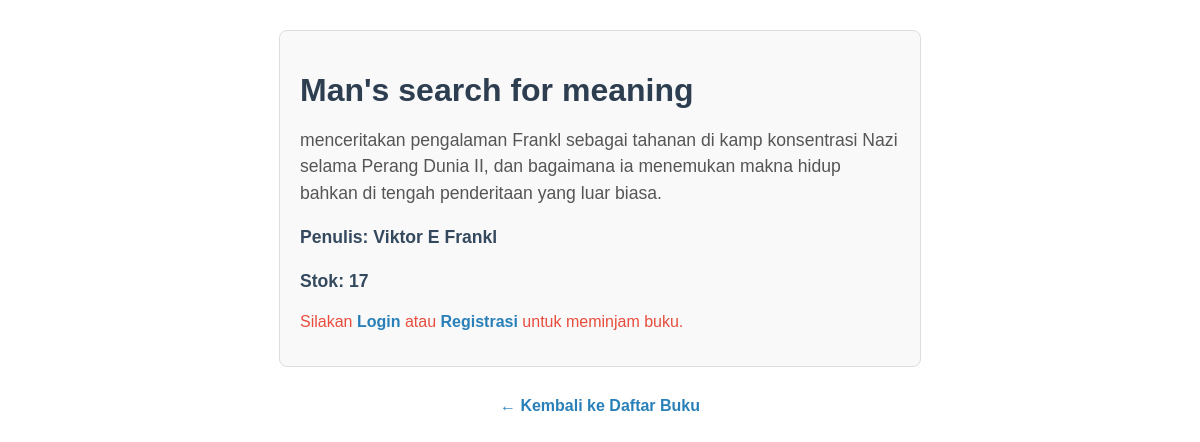
Screenshot of /buku/1/ with the database file from the repository.
### buku/models.py (models this page shows, shortened)
class Buku(models.Model):
    judul= models.CharField(max_length= 200)
    penulis = models.CharField(max_length= 100)
    stok= models.PositiveIntegerField(default=0)
    deskripsi = models.TextField()

### buku/views.py (the view)
# urls.py: path("buku/<int:buku_id>/", views.detail_buku, name= "detail_buku"),
def detail_buku(request, buku_id):
    buku = get_object_or_404(Buku, id=buku_id)
    return render(request, "buku/detail_buku.html", {"buku": buku})

### buku/templates/buku/detail_buku.html (shortened to what this page needs)
<div class="detail-buku">
  <h1>{{ buku.judul }}</h1>
  <p>{{ buku.deskripsi }}</p>
  <p class="penulis">Penulis: {{ buku.penulis }}</p>
  <p class="stok">Stok: {{ buku.stok }}</p>
  {% if user.is_authenticated %}
    <form action="{% url 'pinjam_buku' buku.id %}" method="post">
      {% csrf_token %}
      <button type="submit">Pinjam Buku</button>
    </form>
  {% else %}
    <p class="login-pesan">
      Silakan <a href="{% url 'login' %}?next={{ request.path }}">Login</a> atau
      <a href="{% url 'signup' %}">Registrasi</a> untuk meminjam buku.
    </p>
  {% endif %}
</div>
<div class="kembali-link">
  <a href="{% url 'daftar_buku' %}">← Kembali ke Daftar Buku</a>
</div>

### buku/templates/buku/detail_buku.html (style rules this page uses)
.detail-buku { max-width: 600px; margin: 30px auto; padding: 20px; border: 1px solid #ddd; border-radius: 8px; background-color: #f9f9f9; font-family: Arial, sans-serif; }
.detail-buku h1 { color: #2c3e50; margin-bottom: 10px; font-size: 2rem; }
.detail-buku p { color: #555; line-height: 1.5; margin-bottom: 12px; font-size: 1.1rem; }
.detail-buku .penulis, .detail-buku .stok { font-weight: bold; color: #34495e; }
.detail-buku .login-pesan { font-size: 1rem; color: #e74c3c; }
.detail-buku .login-pesan a { color: #2980b9; text-decoration: none; font-weight: bold; }
.kembali-link { display: block; text-align: center; margin: 20px auto; font-size: 1rem; font-weight: bold; font-family: Arial, sans-serif; }
.kembali-link a { color: #2980b9; text-decoration: none; }

### rows the page displays
Buku: judul "Man's search for meaning", deskripsi "menceritakan pengalaman Frankl sebagai tahanan di kamp konsentrasi Nazi selama Perang Dunia II, dan bagaimana ia menemukan makna hidup bahkan di tengah penderitaan yang luar biasa.", penulis "Viktor E Frankl", stok "17"
